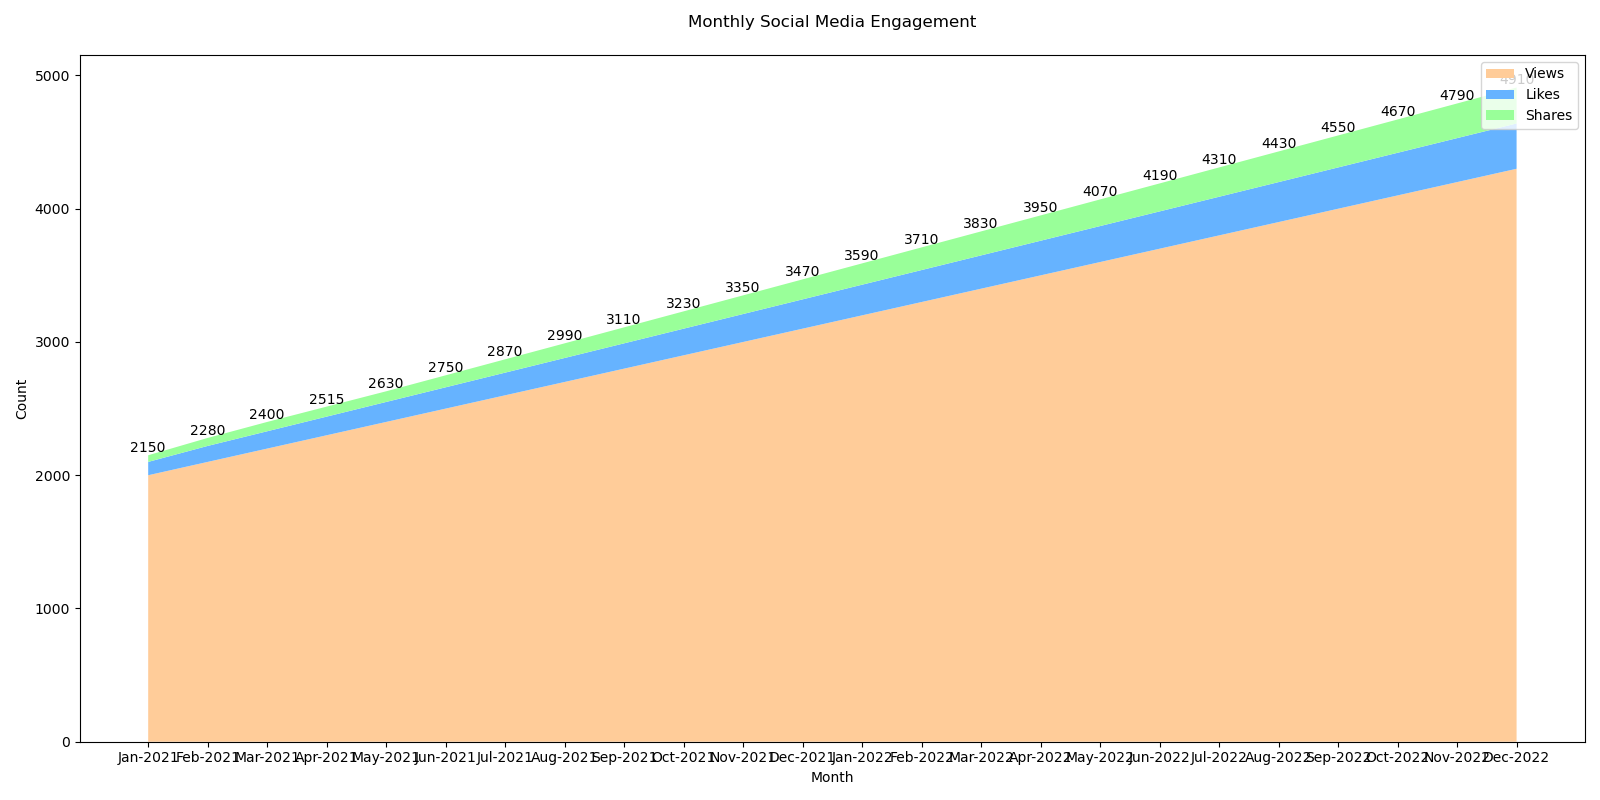

Write the Python code that produced this figure.

import matplotlib.pyplot as plt

months = ['Jan-2021', 'Feb-2021', 'Mar-2021', 'Apr-2021', 'May-2021', 'Jun-2021', 
          'Jul-2021', 'Aug-2021', 'Sep-2021', 'Oct-2021', 'Nov-2021', 'Dec-2021',
          'Jan-2022', 'Feb-2022', 'Mar-2022', 'Apr-2022', 'May-2022', 'Jun-2022',
          'Jul-2022', 'Aug-2022', 'Sep-2022', 'Oct-2022', 'Nov-2022', 'Dec-2022']

views = [2000, 2100, 2200, 2300, 2400, 2500, 2600, 2700, 2800, 2900, 3000, 3100,
         3200, 3300, 3400, 3500, 3600, 3700, 3800, 3900, 4000, 4100, 4200, 4300]

likes = [100, 120, 130, 140, 150, 160, 170, 180, 190, 200, 210, 220,
         230, 240, 250, 260, 270, 280, 290, 300, 310, 320, 330, 340]

shares = [50, 60, 70, 75, 80, 90, 100, 110, 120, 130, 140, 150,
          160, 170, 180, 190, 200, 210, 220, 230, 240, 250, 260, 270]

plt.figure(figsize=(16, 8))

plt.stackplot(months, views, likes, shares,
              colors=['#ffcc99', '#66b3ff', '#99ff99'],
              labels=['Views', 'Likes', 'Shares'])

plt.legend(loc='upper right')
plt.title('Monthly Social Media Engagement', pad=20)
plt.xlabel('Month')
plt.ylabel('Count')

for i, view in enumerate(views):
    total = view + likes[i] + shares[i]
    plt.text(months[i], total, f'{total}', ha='center', va='bottom')

plt.tight_layout()
plt.show()
